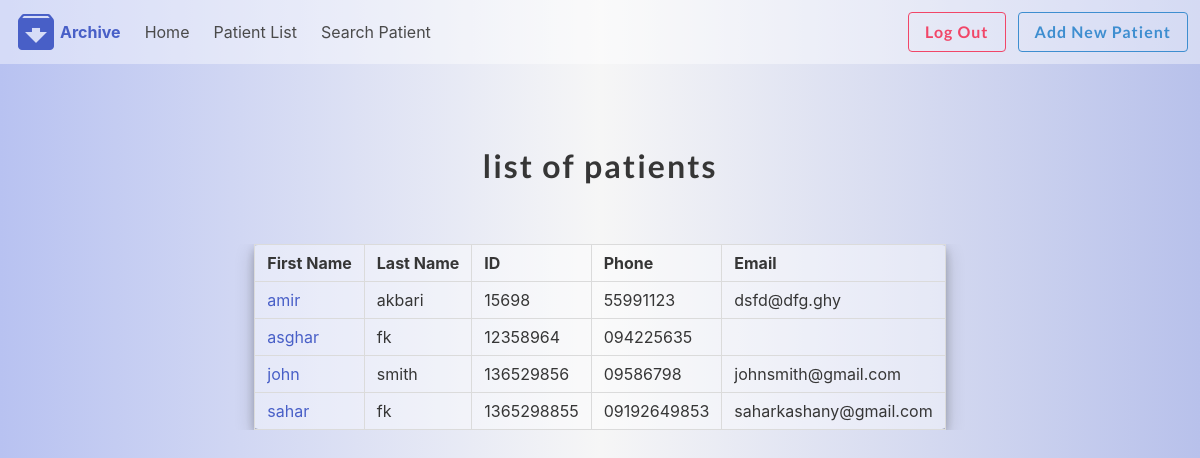
/patient/ (signed in), run on the app's committed database.
### patienthistory/models.py (models this page shows, shortened)
class Patient(models.Model):
    drId = models.ForeignKey(User, on_delete=models.CASCADE, default=1)
    first_name = models.CharField(max_length=50, null=True, blank=True)
    last_name = models.CharField(max_length=50, null=True, blank=True)
    picture = models.ImageField(upload_to=user_directory_path, blank=True, null=True, verbose_name='Picture')
    phone = models.CharField(max_length=50, null=True, blank=True)
    about = models.TextField(max_length=300, null=True, blank=True)
    email = models.CharField(max_length=50, null=True, blank=True)
    Id_card_number = models.CharField(max_length=50, null=True, blank=True)
    location = models.CharField(max_length=50, null=True, blank=True)
    illness = models.CharField(max_length=50, null=True, blank=True)

### patienthistory/views.py (the view)
# urls.py: path('', views.patientList, name='patientList'),
@login_required
def patientList(request):
    user = request.user.id
    allProfiles = Patient.objects.filter(drId=user).order_by('first_name')
    context = {'allProfiles': allProfiles}
    return render(request, 'patienthistory/patientlist.html', context)

### patienthistory/templates/patienthistory/patientlist.html
{% extends 'patienthistory/base.html' %}
{% block content %}
    <section class="section">
        <div class="container">
            <div class="columns is-mobile is-centered">
                <div class="column">
                    <br>
                    <div class="column">
                        <h1 class="title" style="text-align: center">
                            list of patients
                        </h1>
                    </div>
                    <section class="section">
                        <div class="container">
                            <div class="table-container">
                                <table class="table table is-bordered"
                                       style="border-radius:2%; margin-left: auto;margin-right: auto; box-shadow: 0 4px 8px 0 rgba(0, 0, 0, 0.2), 0 6px 20px 0 rgba(0, 0, 0, 0.19); background: rgba(255,255,255,0.4);">
                                    <thead>
                                    <tr>
                                        <th>First Name</th>
                                        <th>Last Name</th>
                                        <th>ID</th>
                                        <th>Phone</th>
                                        <th>Email</th>
                                    </tr>
                                    </thead>
                                    <tbody>
                                    {% for Profile in allProfiles %}
                                        <tr>
                                            <td><a href="{% url 'patientHist' Profile.id %}">
                                                {{ Profile.first_name }}</a></td>
                                            <td>{{ Profile.last_name }}</td>
                                            <td>{{ Profile.Id_card_number }}</td>
                                            <td>{{ Profile.phone }}</td>
                                            <td>{{ Profile.email }}</td>
                                        </tr>
                                    {% endfor %}
                                    </tbody>
                                </table>
                            </div>
                        </div>
                    </section>
                </div>
            </div>
        </div>
    </section>
{% endblock %}

### patienthistory/static/patienthistory/style.css (style rules this page uses)
body { margin: 0; }
h1 { font-family: 'Lato', sans-serif; font-weight: 300; letter-spacing: 2px; font-size: 48px; }

### data on the page
Patient: first_name "amir", last_name "akbari", Id_card_number "15698", phone "55991123", email "dsfd@dfg.ghy"
Patient: first_name "asghar", last_name "fk", Id_card_number "12358964", phone "094225635"
Patient: first_name "john", last_name "smith", Id_card_number "136529856", phone "09586798", email "johnsmith@gmail.com"
Patient: first_name "sahar", last_name "fk", Id_card_number "1365298855", phone "09192649853", email "saharkashany@gmail.com"
